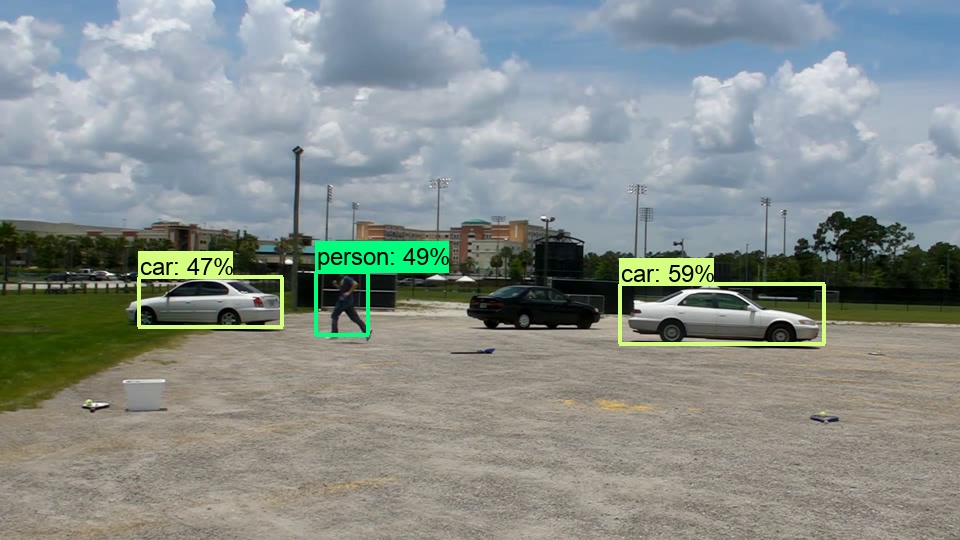
#> input picture b4.jpg, 960 x 540 px
$ python thresholding-traceback.py
#> lines starting #> are read from the running program, lines starting #| are printed output that depends on the picture; after the words box and inside, x2 and y2 are one past the last pixel; in counts of white or black regions, pixels touching at a corner belong together
import numpy as np
import cv2

def nothing(x):
    pass

img = cv2.imread("b4.jpg", cv2.IMREAD_GRAYSCALE)
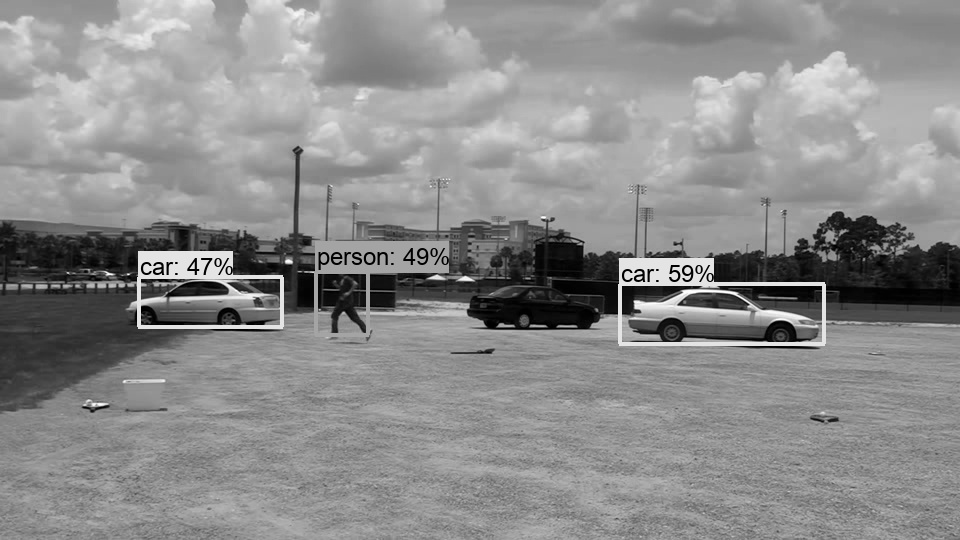
#> img: shape (540, 960); min 0, max 255, mean 139.9
cv2.namedWindow("Image")
cv2.createTrackbar("Threshold value", "Image", 128, 255, nothing)

#cv2.resizeWindow('image', 10,10)

while True:
    value_threshold = cv2.getTrackbarPos("Threshold value", "Image")
    _, threshold_binary = cv2.threshold(img, value_threshold, 255, cv2.THRESH_BINARY)
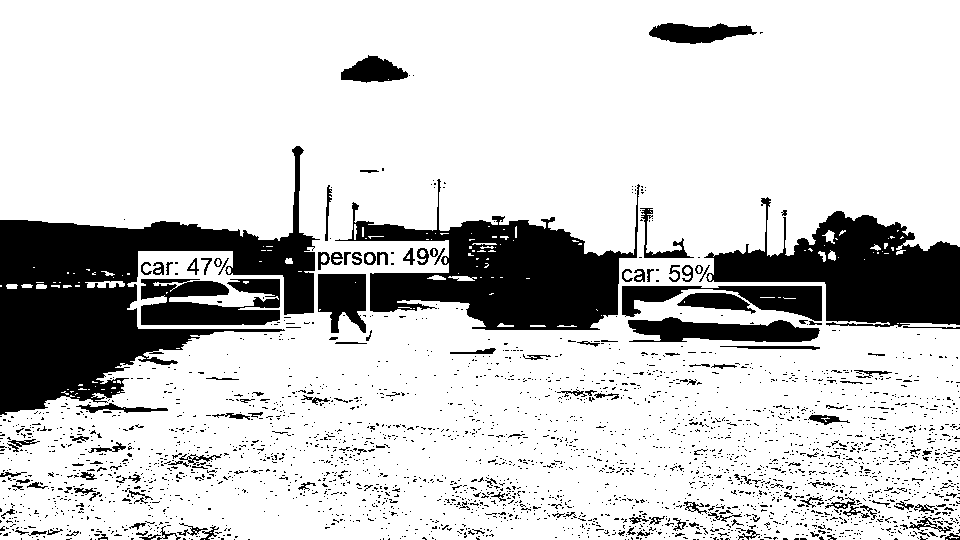
#> threshold_binary: shape (540, 960); 80.2% white; 2876 black regions (2727 under 20 px), largest, box (x1, y1, x2, y2) and area: (0, 146, 320, 415) 31959, (335, 179, 640, 330) 19697, (704, 197, 960, 327) 16394
    _, threshold_binary_inv = cv2.threshold(img, value_threshold, 255, cv2.THRESH_BINARY_INV)
    _, threshold_trunc = cv2.threshold(img, value_threshold, 255, cv2.THRESH_TRUNC)
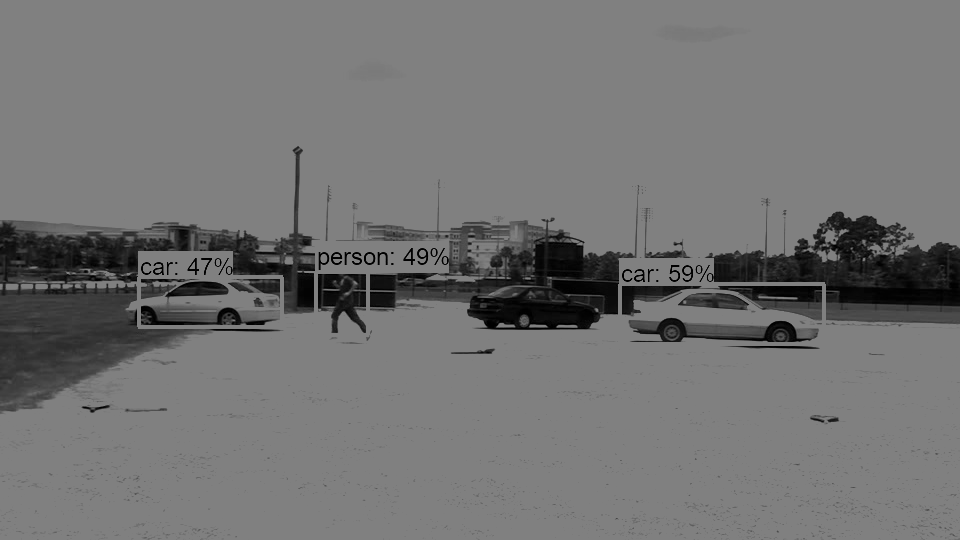
#> threshold_trunc: shape (540, 960); min 0, max 128, mean 115.1
    _, threshold_to_zero = cv2.threshold(img, value_threshold, 255, cv2.THRESH_TOZERO)
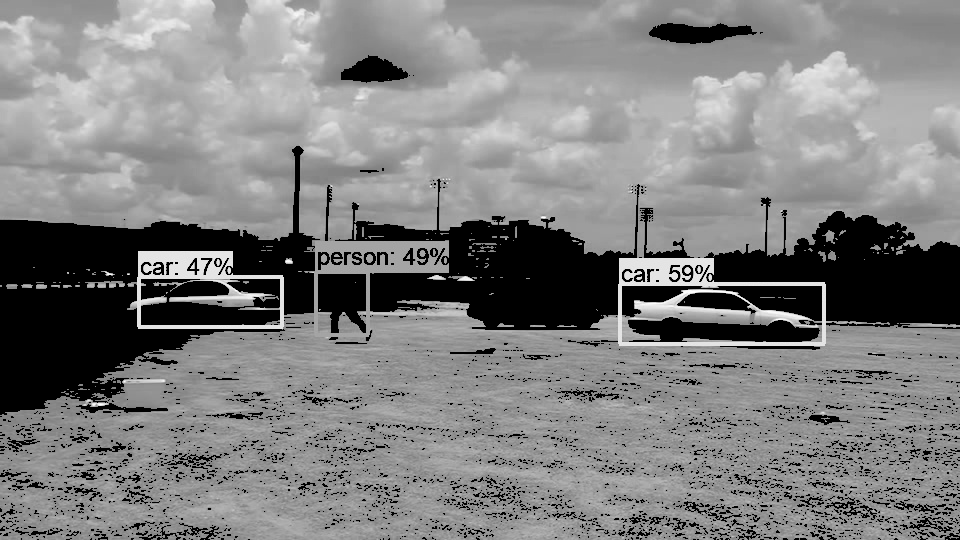
#> threshold_to_zero: shape (540, 960); min 0, max 255, mean 127.5
    _, threshold_to_zero_inv = cv2.threshold(img, value_threshold, 255, cv2.THRESH_TOZERO_INV)
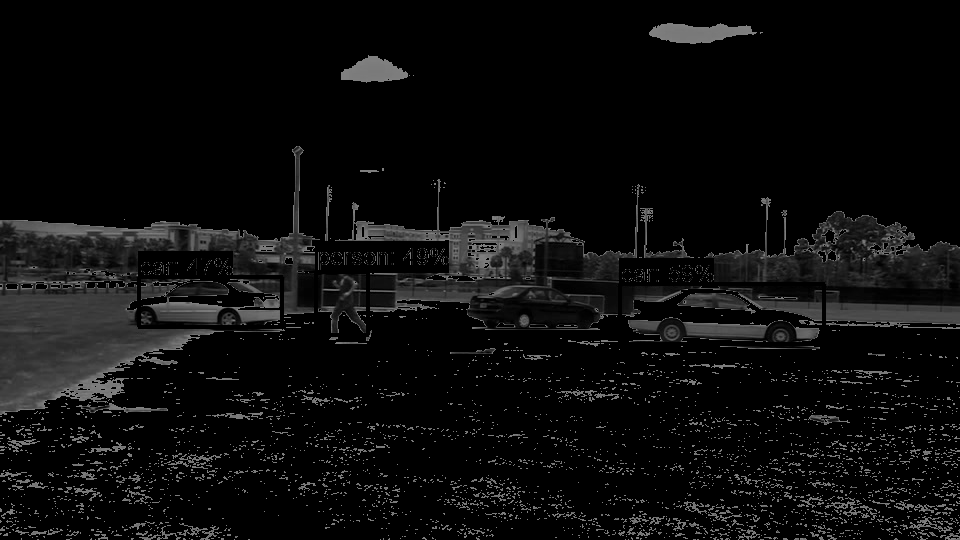
#> threshold_to_zero_inv: shape (540, 960); min 0, max 128, mean 12.4


    cv2.imshow("Image", img)
    cv2.imshow("th binary", threshold_binary)
    cv2.imshow("th binary inv", threshold_binary_inv)
    cv2.imshow("th trunc", threshold_trunc)
    cv2.imshow("th to zero", threshold_to_zero)
    cv2.imshow("th to zero inv", threshold_to_zero_inv)

    key = cv2.waitKey(100)
#> (key Esc is pressed here)
    if key == 27:
        break

cv2.destroyAllWindows()

$ run again, with b3.jpg copied over b4.jpg
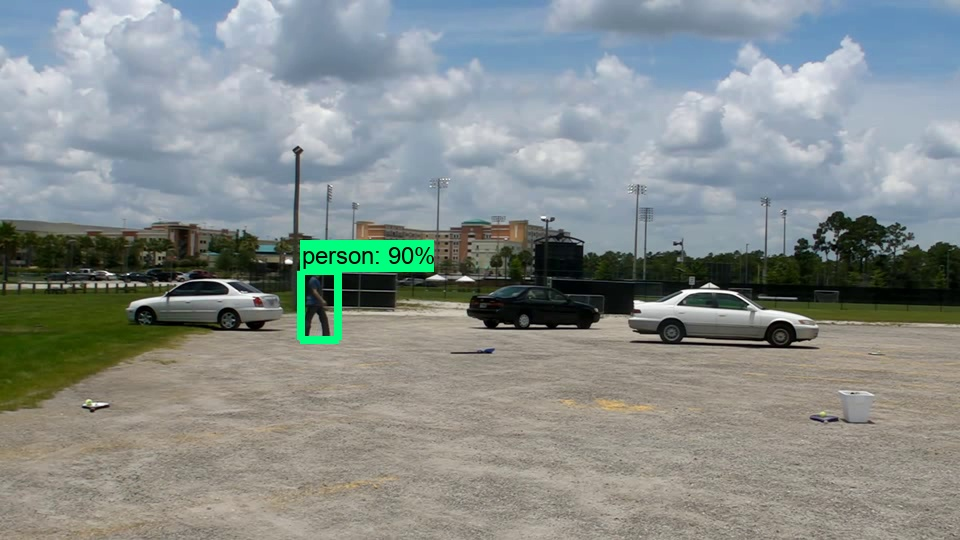
#> input picture b3.jpg, 960 x 540 px
#> `_, threshold_binary = cv2.threshold(img, value_threshold, 255, cv2.THR..`:
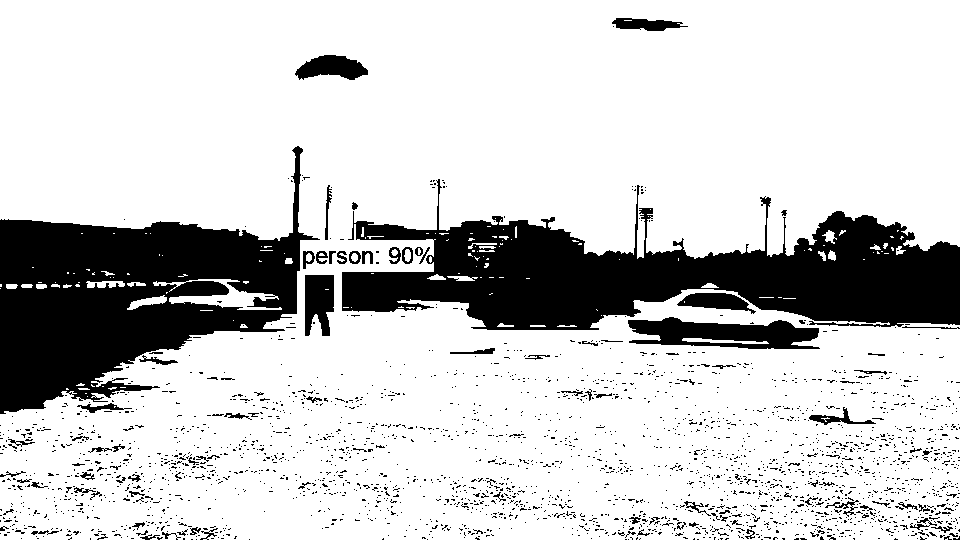
#> threshold_binary: shape (540, 960); 80% white; 2547 black regions (2447 under 20 px), largest, box (x1, y1, x2, y2) and area: (342, 179, 960, 330) 44628, (0, 146, 320, 414) 38841, (628, 317, 820, 349) 3908
#> `_, threshold_to_zero_inv = cv2.threshold(img, value_threshold, 255, cv..`:
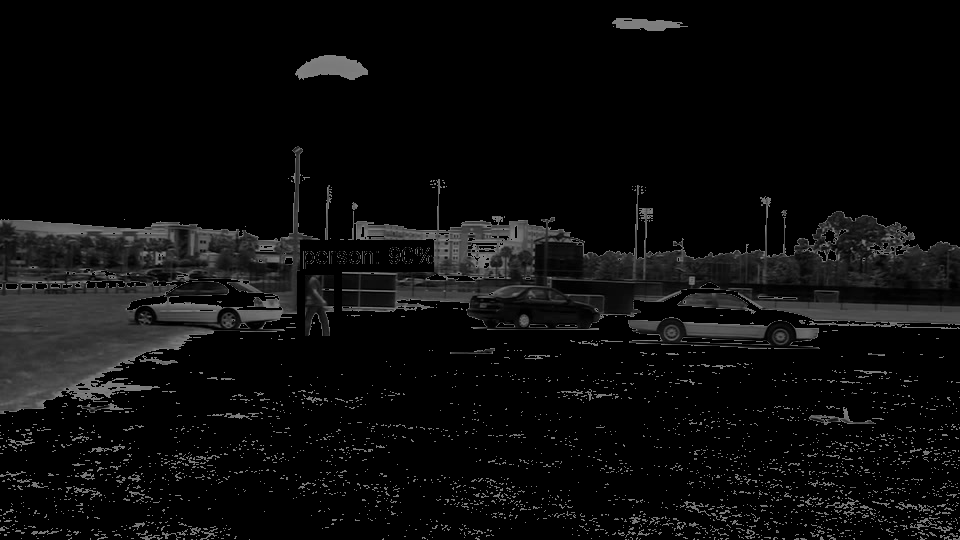
#> threshold_to_zero_inv: shape (540, 960); min 0, max 128, mean 11.8
